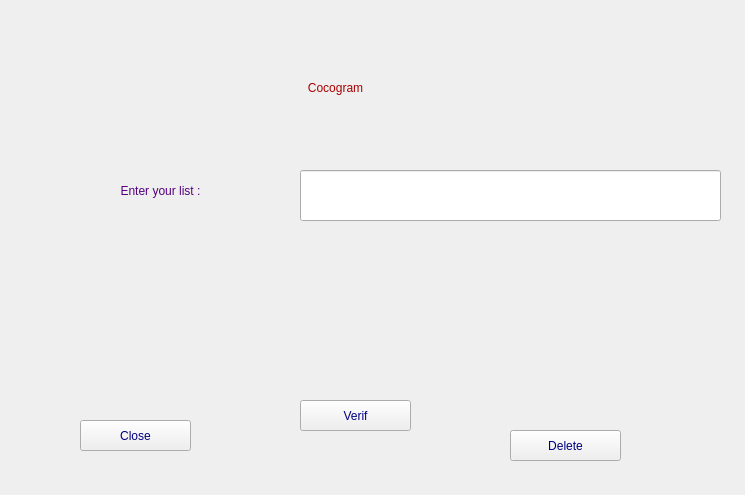
<?xml version="1.0" encoding="UTF-8"?>
<ui version="4.0">
 <class>Form</class>
 <widget class="QWidget" name="Form">
  <property name="geometry">
   <rect>
    <x>0</x>
    <y>0</y>
    <width>745</width>
    <height>495</height>
   </rect>
  </property>
  <property name="windowTitle">
   <string>Form</string>
  </property>
  <widget class="QLabel" name="label">
   <property name="geometry">
    <rect>
     <x>90</x>
     <y>62</y>
     <width>491</width>
     <height>51</height>
    </rect>
   </property>
   <property name="styleSheet">
    <string notr="true">color: rgb(170, 0, 0);
font: 75 28pt &quot;Perpetua Titling MT&quot;;</string>
   </property>
   <property name="text">
    <string>Cocogram</string>
   </property>
   <property name="alignment">
    <set>Qt::AlignCenter</set>
   </property>
  </widget>
  <widget class="QLabel" name="label_2">
   <property name="geometry">
    <rect>
     <x>10</x>
     <y>160</y>
     <width>301</width>
     <height>61</height>
    </rect>
   </property>
   <property name="styleSheet">
    <string notr="true">color: rgb(85, 0, 127);
font: 75 18pt &quot;MS Shell Dlg 2&quot;;</string>
   </property>
   <property name="text">
    <string>Enter your list :</string>
   </property>
   <property name="alignment">
    <set>Qt::AlignCenter</set>
   </property>
  </widget>
  <widget class="QLineEdit" name="nl">
   <property name="geometry">
    <rect>
     <x>300</x>
     <y>170</y>
     <width>421</width>
     <height>51</height>
    </rect>
   </property>
   <property name="styleSheet">
    <string notr="true">color: rgb(0, 0, 0);
font: 75 20pt &quot;MS Shell Dlg 2&quot;;</string>
   </property>
  </widget>
  <widget class="QLabel" name="res">
   <property name="geometry">
    <rect>
     <x>30</x>
     <y>260</y>
     <width>671</width>
     <height>61</height>
    </rect>
   </property>
   <property name="styleSheet">
    <string notr="true">
font: 75 20pt &quot;MS Shell Dlg 2&quot;;</string>
   </property>
   <property name="text">
    <string/>
   </property>
   <property name="alignment">
    <set>Qt::AlignCenter</set>
   </property>
  </widget>
  <widget class="QPushButton" name="bv">
   <property name="geometry">
    <rect>
     <x>300</x>
     <y>400</y>
     <width>111</width>
     <height>31</height>
    </rect>
   </property>
   <property name="styleSheet">
    <string notr="true">color: rgb(0, 0, 127);
font: 75 16pt &quot;MS Shell Dlg 2&quot;;</string>
   </property>
   <property name="text">
    <string>Verif</string>
   </property>
  </widget>
  <widget class="QPushButton" name="bf">
   <property name="geometry">
    <rect>
     <x>80</x>
     <y>420</y>
     <width>111</width>
     <height>31</height>
    </rect>
   </property>
   <property name="styleSheet">
    <string notr="true">color: rgb(0, 0, 127);
font: 75 16pt &quot;MS Shell Dlg 2&quot;;</string>
   </property>
   <property name="text">
    <string>Close</string>
   </property>
  </widget>
  <widget class="QPushButton" name="be">
   <property name="geometry">
    <rect>
     <x>510</x>
     <y>430</y>
     <width>111</width>
     <height>31</height>
    </rect>
   </property>
   <property name="styleSheet">
    <string notr="true">color: rgb(0, 0, 127);
font: 75 16pt &quot;MS Shell Dlg 2&quot;;</string>
   </property>
   <property name="text">
    <string>Delete</string>
   </property>
  </widget>
 </widget>
 <resources/>
 <connections/>
</ui>
